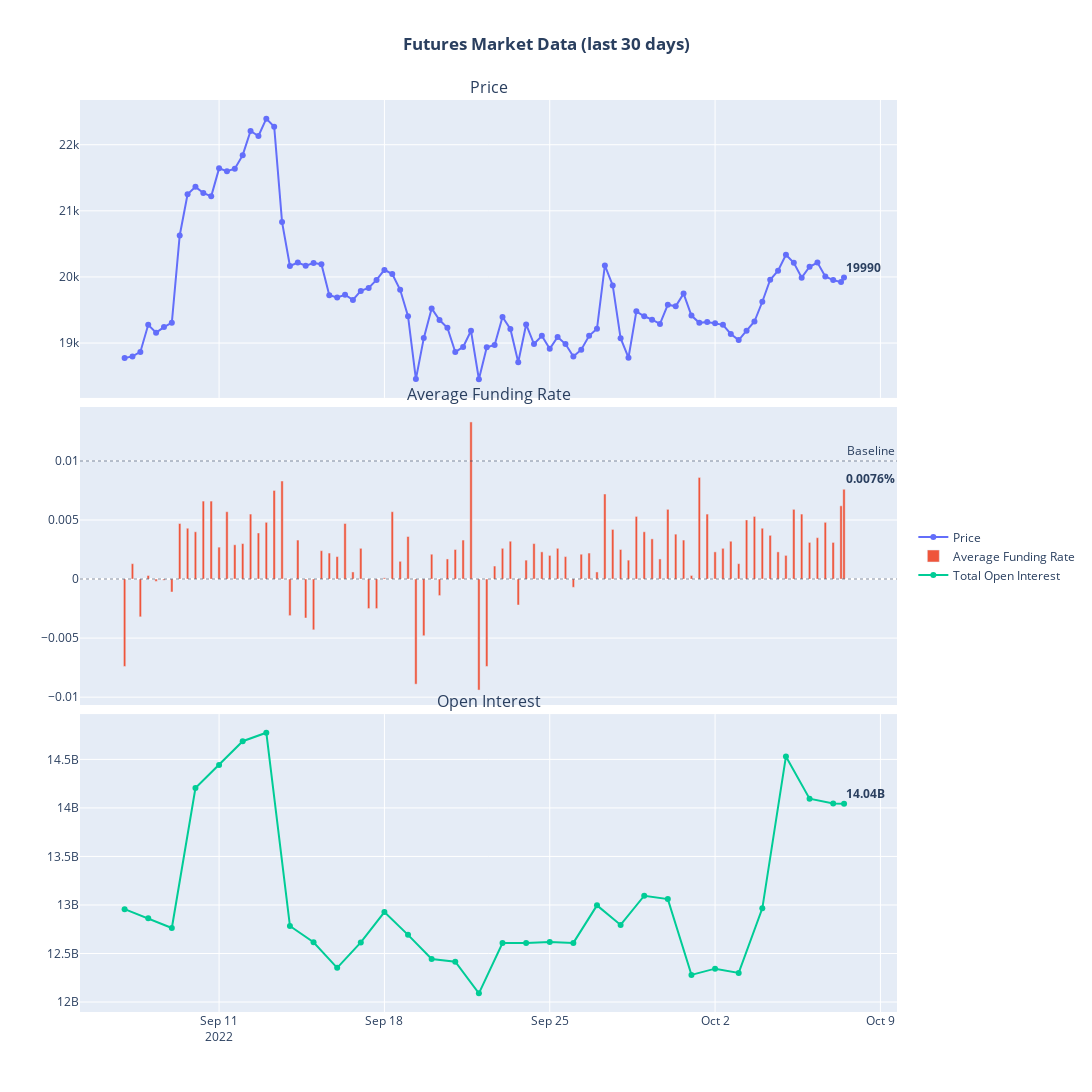

Notebook source saved alongside this figure:
### Markdown cell above
# Charts

### Code cell
# Create series with average funding rate: (usdt + token) / 2
se_mean_funding_rate = round((df_token['mean_funding_rate'] + df_usdt['mean_funding_rate']) / 2, 4)
se_weighted_mean_funding_rate = round((df_token['weighted_mean_funding_rate'] + df_usdt['weighted_mean_funding_rate']) / 2, 4)


# date filter, gets date from 20 days ago
days = 30
date_filter = (datetime.datetime.now() - datetime.timedelta(days = days)).strftime('%Y-%m-%d')

# Create fig with 3 subplots, 1 for price, 1 for funding rate, 1 for open interest
fig = make_subplots(
    rows=3, 
    cols=1,
    subplot_titles=('Price', 'Average Funding Rate', 'Open Interest'),
    shared_xaxes=True,
    vertical_spacing=0.01
)

# Add price plot
fig.add_trace(go.Scatter(x=df_token[date_filter:].index, 
                         y=df_token[date_filter:]['price'],
                         name="Price",
                         mode='lines+markers'
                         ),
              row=1,
              col=1
             )

# Add funding rate plot
#fig.add_trace(go.Scatter(x=df_token[date_filter:].index, 
#                         y=se_mean_funding_rate[date_filter:],
#                         name="Average Funding Rate",                         
#                         mode='lines+markers'),
#              row=2,
#              col=1
#             )
fig.add_trace(go.Bar(x=df_token[date_filter:].index, 
                         y=se_weighted_mean_funding_rate[date_filter:],
                         name="Average Funding Rate",                         
                        ),
              row=2,
              col=1
             )

fig.add_hline(y=0, row=2, col=1, line_dash="dot", opacity=0.3)
fig.add_hline(y=0.01, row=2, col=1, line_dash="dot", opacity=0.3, annotation_text='Baseline')

# Add open interest plot
fig.add_trace(go.Scatter(x=df_oi[date_filter:].index, 
                         y=df_oi[date_filter:]['total_open_interest'],
                         name="Total Open Interest",                       
                         mode='lines+markers'),
              row=3,
              col=1
             )

###################
# Add annotations #
###################

# Add annotation to current price
fig.add_annotation(x=df_token[date_filter:].index[-1], 
                   y=df_token[date_filter:]['price'][-1],
                   text='<b>{}</b>'.format(round(df_token[date_filter:]['price'][-1])),
                   showarrow=False,
                   xanchor='left',
                   yanchor='bottom',
                   row=1, col=1)


# Add annotation to current funding rate
#fig.add_annotation(x=df_token[date_filter:].index[-1], 
#                   y=se_mean_funding_rate[date_filter:][-1],
#                   text='<b>{}%</b>'.format(se_mean_funding_rate[-1]),
#                   showarrow=False,
#                   xanchor='left',
#                   yanchor='bottom',
#                   row=2, col=1)

fig.add_annotation(x=df_token[date_filter:].index[-1], 
                   y=se_weighted_mean_funding_rate[date_filter:][-1],
                   text='<b>{}%</b>'.format(se_weighted_mean_funding_rate[-1]),
                   showarrow=False,
                   xanchor='left',
                   yanchor='bottom',
                   row=2, col=1)


# Add annotation to current open interest
fig.add_annotation(x=df_oi[date_filter:].index[-1], 
                   y=df_oi[date_filter:]['total_open_interest'][-1],
                   text='<b>{}</b>'.format(numerize.numerize(df_oi[date_filter:]['total_open_interest'][-1])),
                   showarrow=False,
                   xanchor='left',
                   yanchor='bottom',
                   row=3, col=1)


# Add Title and height
fig.update_layout(legend=dict(y=0.5, font_size=12), 
                  height=1200, 
                  width=1500,
                  title='<B>Futures Market Data (last {} days)</B>'.format(days),
                  title_x=0.5)


fig.show()

### Figure 1 — Plotly figure (JSON) as saved in the notebook; plotly's stock layout.template omitted (floating-point values rounded to 4 significant figures)
{"data": [{"mode": "lines+markers", "name": "Price", "type": "scatter", "x": ["2022-09-07T00:00:00", "2022-09-07T08:00:00", "2022-09-07T16:00:00", "2022-09-08T00:00:00", "2022-09-08T08:00:00", "2022-09-08T16:00:00", "2022-09-09T00:00:00", "2022-09-09T08:00:00", "2022-09-09T16:00:00", "2022-09-10T00:00:00", "2022-09-10T08:00:00", "2022-09-10T16:00:00", "2022-09-11T00:00:00", "2022-09-11T08:00:00", "2022-09-11T16:00:00", "2022-09-12T00:00:00", "2022-09-12T08:00:00", "2022-09-12T16:00:00", "2022-09-13T00:00:00", "2022-09-13T08:00:00", "2022-09-13T16:00:00", "2022-09-14T00:00:00", "2022-09-14T08:00:00", "2022-09-14T16:00:00", "2022-09-15T00:00:00", "2022-09-15T08:00:00", "2022-09-15T16:00:00", "2022-09-16T00:00:00", "2022-09-16T08:00:00", "2022-09-16T16:00:00", "2022-09-17T00:00:00", "2022-09-17T08:00:00", "2022-09-17T16:00:00", "2022-09-18T00:00:00", "2022-09-18T08:00:00", "2022-09-18T16:00:00", "2022-09-19T00:00:00", "2022-09-19T08:00:00", "2022-09-19T16:00:00", "2022-09-20T00:00:00", "2022-09-20T08:00:00", "2022-09-20T16:00:00", "2022-09-21T00:00:00", "2022-09-21T08:00:00", "2022-09-21T16:00:00", "2022-09-22T00:00:00", "2022-09-22T08:00:00", "2022-09-22T16:00:00", "2022-09-23T00:00:00", "2022-09-23T08:00:00", "2022-09-23T16:00:00", "2022-09-24T00:00:00", "2022-09-24T08:00:00", "2022-09-24T16:00:00", "2022-09-25T00:00:00", "2022-09-25T08:00:00", "2022-09-25T16:00:00", "2022-09-26T00:00:00", "2022-09-26T08:00:00", "2022-09-26T16:00:00", "2022-09-27T00:00:00", "2022-09-27T08:00:00", "2022-09-27T16:00:00", "2022-09-28T00:00:00", "2022-09-28T08:00:00", "2022-09-28T16:00:00", "2022-09-29T00:00:00", "2022-09-29T08:00:00", "2022-09-29T16:00:00", "2022-09-30T00:00:00", "2022-09-30T08:00:00", "2022-09-30T16:00:00", "2022-10-01T00:00:00", "2022-10-01T08:00:00", "2022-10-01T16:00:00", "2022-10-02T00:00:00", "2022-10-02T08:00:00", "2022-10-02T16:00:00", "2022-10-03T00:00:00", "2022-10-03T08:00:00", "2022-10-03T16:00:00", "2022-10-04T00:00:00", "2022-10-04T08:00:00", "2022-10-04T16:00:00", "2022-10-05T00:00:00", "2022-10-05T08:00:00", "2022-10-05T16:00:00", "2022-10-06T00:00:00", "2022-10-06T08:00:00", "2022-10-06T16:00:00", "2022-10-07T00:00:00", "2022-10-07T08:00:00", "2022-10-07T11:00:00"], "xaxis": "x", "y": [18770.0, 18800.0, 18870.0, 19280.0, 19160.0, 19240.0, 19309, 20630.0, 21250.0, 21360.0, 21270.0, 21220.0, 21640.0, 21600.0, 21640.0, 21842, 22210.0, 22130.0, 22390.0, 22270.0, 20830.0, 20170.0, 20220.0, 20169, 20210.0, 20190.0, 19730.0, 19690.0, 19731, 19650.0, 19789, 19830.0, 19960.0, 20107, 20040.0, 19810.0, 19410.0, 18460.0, 19075, 19524, 19350.0, 19230.0, 18870.0, 18940.0, 19190.0, 18450.0, 18935, 18970.0, 19390.0, 19210.0, 18710.0, 19280.0, 18990.0, 19110.0, 18910.0, 19092, 18990.0, 18800.0, 18900.0, 19110.0, 19220.0, 20170.0, 19870.0, 19070.0, 18780.0, 19480, 19410.0, 19350.0, 19290.0, 19580.0, 19556, 19750.0, 19420.0, 19310.0, 19320.0, 19300.0, 19276, 19140.0, 19040.0, 19190.0, 19326, 19620.0, 19960.0, 20090.0, 20340.0, 20210.0, 19989, 20150.0, 20220.0, 20007, 19950.0, 19920.0, 19990.0], "yaxis": "y"}, {"name": "Average Funding Rate", "type": "bar", "x": ["2022-09-07T00:00:00", "2022-09-07T08:00:00", "2022-09-07T16:00:00", "2022-09-08T00:00:00", "2022-09-08T08:00:00", "2022-09-08T16:00:00", "2022-09-09T00:00:00", "2022-09-09T08:00:00", "2022-09-09T16:00:00", "2022-09-10T00:00:00", "2022-09-10T08:00:00", "2022-09-10T16:00:00", "2022-09-11T00:00:00", "2022-09-11T08:00:00", "2022-09-11T16:00:00", "2022-09-12T00:00:00", "2022-09-12T08:00:00", "2022-09-12T16:00:00", "2022-09-13T00:00:00", "2022-09-13T08:00:00", "2022-09-13T16:00:00", "2022-09-14T00:00:00", "2022-09-14T08:00:00", "2022-09-14T16:00:00", "2022-09-15T00:00:00", "2022-09-15T08:00:00", "2022-09-15T16:00:00", "2022-09-16T00:00:00", "2022-09-16T08:00:00", "2022-09-16T16:00:00", "2022-09-17T00:00:00", "2022-09-17T08:00:00", "2022-09-17T16:00:00", "2022-09-18T00:00:00", "2022-09-18T08:00:00", "2022-09-18T16:00:00", "2022-09-19T00:00:00", "2022-09-19T08:00:00", "2022-09-19T16:00:00", "2022-09-20T00:00:00", "2022-09-20T08:00:00", "2022-09-20T16:00:00", "2022-09-21T00:00:00", "2022-09-21T08:00:00", "2022-09-21T16:00:00", "2022-09-22T00:00:00", "2022-09-22T08:00:00", "2022-09-22T16:00:00", "2022-09-23T00:00:00", "2022-09-23T08:00:00", "2022-09-23T16:00:00", "2022-09-24T00:00:00", "2022-09-24T08:00:00", "2022-09-24T16:00:00", "2022-09-25T00:00:00", "2022-09-25T08:00:00", "2022-09-25T16:00:00", "2022-09-26T00:00:00", "2022-09-26T08:00:00", "2022-09-26T16:00:00", "2022-09-27T00:00:00", "2022-09-27T08:00:00", "2022-09-27T16:00:00", "2022-09-28T00:00:00", "2022-09-28T08:00:00", "2022-09-28T16:00:00", "2022-09-29T00:00:00", "2022-09-29T08:00:00", "2022-09-29T16:00:00", "2022-09-30T00:00:00", "2022-09-30T08:00:00", "2022-09-30T16:00:00", "2022-10-01T00:00:00", "2022-10-01T08:00:00", "2022-10-01T16:00:00", "2022-10-02T00:00:00", "2022-10-02T08:00:00", "2022-10-02T16:00:00", "2022-10-03T00:00:00", "2022-10-03T08:00:00", "2022-10-03T16:00:00", "2022-10-04T00:00:00", "2022-10-04T08:00:00", "2022-10-04T16:00:00", "2022-10-05T00:00:00", "2022-10-05T08:00:00", "2022-10-05T16:00:00", "2022-10-06T00:00:00", "2022-10-06T08:00:00", "2022-10-06T16:00:00", "2022-10-07T00:00:00", "2022-10-07T08:00:00", "2022-10-07T11:00:00"], "xaxis": "x2", "y": [-0.0074, 0.0013, -0.0032, 0.0003, -0.0002, -0.0001, -0.0011, 0.0047, 0.0043, 0.004, 0.0066, 0.0066, 0.0027, 0.0057, 0.0029, 0.003, 0.0055, 0.0039, 0.0048, 0.0075, 0.0083, -0.0031, 0.0033, -0.0033, -0.0043, 0.0024, 0.0022, 0.0019, 0.0047, 0.0006, 0.0026, -0.0025, -0.0025, 0.0001, 0.0057, 0.0015, 0.0036, -0.0089, -0.0048, 0.0021, -0.0014, 0.0017, 0.0025, 0.0033, 0.0133, -0.0094, -0.0074, 0.0011, 0.0026, 0.0032, -0.0022, 0.0016, 0.003, 0.0023, 0.002, 0.0026, 0.0019, -0.0007, 0.0021, 0.0022, 0.0006, 0.0072, 0.0042, 0.0025, 0.0016, 0.0053, 0.004, 0.0034, 0.0017, 0.0059, 0.0038, 0.0033, 0.0003, 0.0086, 0.0055, 0.0023, 0.0026, 0.0032, 0.0013, 0.005, 0.0053, 0.0043, 0.0037, 0.0023, 0.002, 0.0059, 0.0055, 0.0031, 0.0035, 0.0048, 0.0031, 0.0062, 0.0076], "yaxis": "y2"}, {"mode": "lines+markers", "name": "Total Open Interest", "type": "scatter", "x": ["2022-09-07T00:00:00", "2022-09-08T00:00:00", "2022-09-09T00:00:00", "2022-09-10T00:00:00", "2022-09-11T00:00:00", "2022-09-12T00:00:00", "2022-09-13T00:00:00", "2022-09-14T00:00:00", "2022-09-15T00:00:00", "2022-09-16T00:00:00", "2022-09-17T00:00:00", "2022-09-18T00:00:00", "2022-09-19T00:00:00", "2022-09-20T00:00:00", "2022-09-21T00:00:00", "2022-09-22T00:00:00", "2022-09-23T00:00:00", "2022-09-24T00:00:00", "2022-09-25T00:00:00", "2022-09-26T00:00:00", "2022-09-27T00:00:00", "2022-09-28T00:00:00", "2022-09-29T00:00:00", "2022-09-30T00:00:00", "2022-10-01T00:00:00", "2022-10-02T00:00:00", "2022-10-03T00:00:00", "2022-10-04T00:00:00", "2022-10-05T00:00:00", "2022-10-06T00:00:00", "2022-10-07T00:00:00", "2022-10-07T11:05:00"], "xaxis": "x3", "y": [12957056842, 12862281492, 12762390985, 14205121875, 14441921785, 14687139517, 14774724048, 12783573759, 12615543560, 12352186589, 12613752413, 12927169875, 12692166040, 12443025166, 12415137288, 12089480325, 12607487464, 12609061420, 12619050728, 12609391608, 12996106274, 12794279788, 13095222445, 13060579052, 12279816787, 12343954603, 12300274215, 12965381343, 14530689015, 14095490831, 14044537816, 14044032715], "yaxis": "y3"}], "layout": {"annotations": [{"font": {"size": 16}, "showarrow": false, "text": "Price", "x": 0.5, "xanchor": "center", "xref": "paper", "y": 1, "yanchor": "bottom", "yref": "paper"}, {"font": {"size": 16}, "showarrow": false, "text": "Average Funding Rate", "x": 0.5, "xanchor": "center", "xref": "paper", "y": 0.6633, "yanchor": "bottom", "yref": "paper"}, {"font": {"size": 16}, "showarrow": false, "text": "Open Interest", "x": 0.5, "xanchor": "center", "xref": "paper", "y": 0.3267, "yanchor": "bottom", "yref": "paper"}, {"showarrow": false, "text": "Baseline", "x": 1, "xanchor": "right", "xref": "x2 domain", "y": 0.01, "yanchor": "bottom", "yref": "y2"}, {"showarrow": false, "text": "<b>19990</b>", "x": "2022-10-07T11:00:00", "xanchor": "left", "xref": "x", "y": 19990.0, "yanchor": "bottom", "yref": "y"}, {"showarrow": false, "text": "<b>0.0076%</b>", "x": "2022-10-07T11:00:00", "xanchor": "left", "xref": "x2", "y": 0.0076, "yanchor": "bottom", "yref": "y2"}, {"showarrow": false, "text": "<b>14.04B</b>", "x": "2022-10-07T11:05:00", "xanchor": "left", "xref": "x3", "y": 14044032715, "yanchor": "bottom", "yref": "y3"}], "height": 1200, "legend": {"font": {"size": 12}, "y": 0.5}, "shapes": [{"line": {"dash": "dot"}, "opacity": 0.3, "type": "line", "x0": 0, "x1": 1, "xref": "x2 domain", "y0": 0, "y1": 0, "yref": "y2"}, {"line": {"dash": "dot"}, "opacity": 0.3, "type": "line", "x0": 0, "x1": 1, "xref": "x2 domain", "y0": 0.01, "y1": 0.01, "yref": "y2"}], "title": {"text": "<B>Futures Market Data (last 30 days)</B>", "x": 0.5}, "width": 1500, "xaxis": {"anchor": "y", "domain": [0, 1], "matches": "x3", "showticklabels": false}, "xaxis2": {"anchor": "y2", "domain": [0, 1], "matches": "x3", "showticklabels": false}, "xaxis3": {"anchor": "y3", "domain": [0, 1]}, "yaxis": {"anchor": "x", "domain": [0.6733, 1]}, "yaxis2": {"anchor": "x2", "domain": [0.3367, 0.6633]}, "yaxis3": {"anchor": "x3", "domain": [0, 0.3267]}}}
